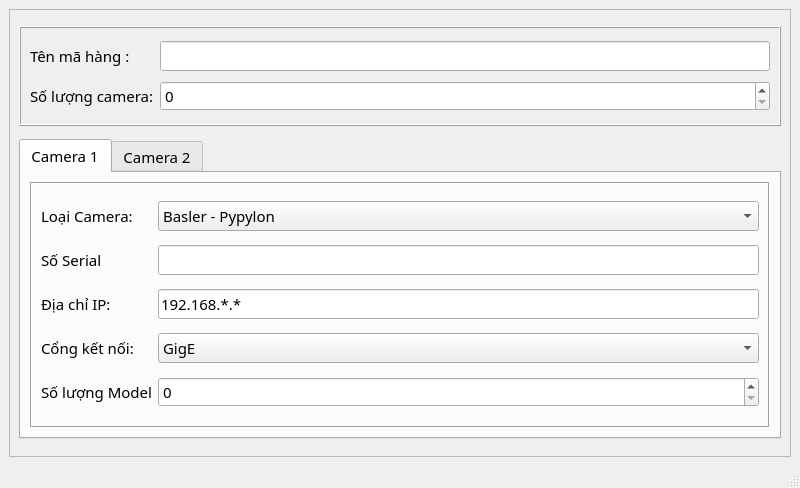
<?xml version="1.0" encoding="UTF-8"?>
<ui version="4.0">
 <class>MainWindow</class>
 <widget class="QMainWindow" name="MainWindow">
  <property name="geometry">
   <rect>
    <x>0</x>
    <y>0</y>
    <width>800</width>
    <height>488</height>
   </rect>
  </property>
  <property name="windowTitle">
   <string>MainWindow</string>
  </property>
  <widget class="QWidget" name="centralwidget">
   <layout class="QGridLayout" name="gridLayout">
    <item row="0" column="0">
     <widget class="QFrame" name="frame">
      <property name="frameShape">
       <enum>QFrame::StyledPanel</enum>
      </property>
      <property name="frameShadow">
       <enum>QFrame::Raised</enum>
      </property>
      <layout class="QGridLayout" name="gridLayout_4">
       <item row="0" column="0">
        <widget class="QFrame" name="frame_quanty_camera">
         <property name="maximumSize">
          <size>
           <width>16777215</width>
           <height>100</height>
          </size>
         </property>
         <property name="font">
          <font>
           <family>Malgun Gothic</family>
           <pointsize>11</pointsize>
           <weight>50</weight>
           <italic>false</italic>
           <bold>false</bold>
          </font>
         </property>
         <property name="frameShape">
          <enum>QFrame::Box</enum>
         </property>
         <property name="frameShadow">
          <enum>QFrame::Raised</enum>
         </property>
         <layout class="QGridLayout" name="gridLayout_2">
          <item row="0" column="0">
           <widget class="QLabel" name="label_name_itemcode">
            <property name="font">
             <font>
              <family>Malgun Gothic</family>
              <pointsize>11</pointsize>
              <weight>50</weight>
              <italic>false</italic>
              <bold>false</bold>
             </font>
            </property>
            <property name="text">
             <string>Tên mã hàng :</string>
            </property>
           </widget>
          </item>
          <item row="0" column="1">
           <widget class="QLineEdit" name="lineEdit_name_itemcod">
            <property name="maximumSize">
             <size>
              <width>16777215</width>
              <height>30</height>
             </size>
            </property>
            <property name="font">
             <font>
              <family>Malgun Gothic</family>
              <pointsize>11</pointsize>
              <weight>50</weight>
              <italic>false</italic>
              <bold>false</bold>
             </font>
            </property>
           </widget>
          </item>
          <item row="1" column="0">
           <widget class="QLabel" name="label_quanty_camera">
            <property name="font">
             <font>
              <family>Malgun Gothic</family>
              <pointsize>11</pointsize>
              <weight>50</weight>
              <italic>false</italic>
              <bold>false</bold>
             </font>
            </property>
            <property name="text">
             <string>Số lượng camera:</string>
            </property>
           </widget>
          </item>
          <item row="1" column="1">
           <widget class="QSpinBox" name="spinBox_quanty_cam">
            <property name="maximumSize">
             <size>
              <width>16777215</width>
              <height>30</height>
             </size>
            </property>
            <property name="font">
             <font>
              <family>Malgun Gothic</family>
              <pointsize>11</pointsize>
              <weight>50</weight>
              <italic>false</italic>
              <bold>false</bold>
             </font>
            </property>
           </widget>
          </item>
         </layout>
        </widget>
       </item>
       <item row="1" column="0">
        <widget class="QTabWidget" name="tab_camera">
         <property name="maximumSize">
          <size>
           <width>16777215</width>
           <height>300</height>
          </size>
         </property>
         <property name="font">
          <font>
           <family>Malgun Gothic</family>
           <pointsize>11</pointsize>
           <weight>50</weight>
           <italic>false</italic>
           <bold>false</bold>
          </font>
         </property>
         <property name="currentIndex">
          <number>0</number>
         </property>
         <widget class="QWidget" name="tab_cam_1">
          <attribute name="title">
           <string>Camera 1</string>
          </attribute>
          <layout class="QVBoxLayout" name="verticalLayout_3">
           <item>
            <widget class="QFrame" name="frame_2">
             <property name="maximumSize">
              <size>
               <width>16777215</width>
               <height>300</height>
              </size>
             </property>
             <property name="font">
              <font>
               <family>Malgun Gothic</family>
               <pointsize>11</pointsize>
               <weight>50</weight>
               <italic>false</italic>
               <bold>false</bold>
              </font>
             </property>
             <property name="frameShape">
              <enum>QFrame::Box</enum>
             </property>
             <property name="frameShadow">
              <enum>QFrame::Sunken</enum>
             </property>
             <layout class="QGridLayout" name="gridLayout_3">
              <item row="4" column="2">
               <widget class="QSpinBox" name="spinBox">
                <property name="maximumSize">
                 <size>
                  <width>16777215</width>
                  <height>30</height>
                 </size>
                </property>
                <property name="font">
                 <font>
                  <family>Malgun Gothic</family>
                  <pointsize>11</pointsize>
                  <weight>50</weight>
                  <italic>false</italic>
                  <bold>false</bold>
                 </font>
                </property>
               </widget>
              </item>
              <item row="1" column="0">
               <widget class="QLabel" name="label_5">
                <property name="font">
                 <font>
                  <family>Malgun Gothic</family>
                  <pointsize>11</pointsize>
                  <weight>50</weight>
                  <italic>false</italic>
                  <bold>false</bold>
                 </font>
                </property>
                <property name="text">
                 <string>Số Serial</string>
                </property>
               </widget>
              </item>
              <item row="0" column="2">
               <widget class="QComboBox" name="comboBox">
                <property name="maximumSize">
                 <size>
                  <width>16777215</width>
                  <height>30</height>
                 </size>
                </property>
                <property name="font">
                 <font>
                  <family>Malgun Gothic</family>
                  <pointsize>11</pointsize>
                  <weight>50</weight>
                  <italic>false</italic>
                  <bold>false</bold>
                 </font>
                </property>
                <item>
                 <property name="text">
                  <string>Basler - Pypylon</string>
                 </property>
                </item>
                <item>
                 <property name="text">
                  <string>HIK - MVS</string>
                 </property>
                </item>
                <item>
                 <property name="text">
                  <string>STC - Stviewer</string>
                 </property>
                </item>
               </widget>
              </item>
              <item row="2" column="0">
               <widget class="QLabel" name="label_2">
                <property name="font">
                 <font>
                  <family>Malgun Gothic</family>
                  <pointsize>11</pointsize>
                  <weight>50</weight>
                  <italic>false</italic>
                  <bold>false</bold>
                 </font>
                </property>
                <property name="text">
                 <string>Địa chỉ IP:</string>
                </property>
               </widget>
              </item>
              <item row="3" column="0">
               <widget class="QLabel" name="label_3">
                <property name="font">
                 <font>
                  <family>Malgun Gothic</family>
                  <pointsize>11</pointsize>
                  <weight>50</weight>
                  <italic>false</italic>
                  <bold>false</bold>
                 </font>
                </property>
                <property name="text">
                 <string>Cổng kết nối:</string>
                </property>
               </widget>
              </item>
              <item row="3" column="2">
               <widget class="QComboBox" name="comboBox_2">
                <property name="maximumSize">
                 <size>
                  <width>16777215</width>
                  <height>30</height>
                 </size>
                </property>
                <property name="font">
                 <font>
                  <family>Malgun Gothic</family>
                  <pointsize>11</pointsize>
                  <weight>50</weight>
                  <italic>false</italic>
                  <bold>false</bold>
                 </font>
                </property>
                <item>
                 <property name="text">
                  <string>GigE</string>
                 </property>
                </item>
                <item>
                 <property name="text">
                  <string>USB</string>
                 </property>
                </item>
                <item>
                 <property name="text">
                  <string>Enthernet</string>
                 </property>
                </item>
               </widget>
              </item>
              <item row="4" column="0">
               <widget class="QLabel" name="label_4">
                <property name="font">
                 <font>
                  <family>Malgun Gothic</family>
                  <pointsize>11</pointsize>
                  <weight>50</weight>
                  <italic>false</italic>
                  <bold>false</bold>
                 </font>
                </property>
                <property name="text">
                 <string>Số lượng Model</string>
                </property>
               </widget>
              </item>
              <item row="0" column="0">
               <widget class="QLabel" name="label">
                <property name="font">
                 <font>
                  <family>Malgun Gothic</family>
                  <pointsize>11</pointsize>
                  <weight>50</weight>
                  <italic>false</italic>
                  <bold>false</bold>
                 </font>
                </property>
                <property name="text">
                 <string>Loại Camera:</string>
                </property>
               </widget>
              </item>
              <item row="2" column="2">
               <widget class="QLineEdit" name="lineEdit">
                <property name="maximumSize">
                 <size>
                  <width>16777215</width>
                  <height>30</height>
                 </size>
                </property>
                <property name="font">
                 <font>
                  <family>Malgun Gothic</family>
                  <pointsize>11</pointsize>
                  <weight>50</weight>
                  <italic>false</italic>
                  <bold>false</bold>
                 </font>
                </property>
                <property name="text">
                 <string>192.168.*.*</string>
                </property>
               </widget>
              </item>
              <item row="1" column="2">
               <widget class="QLineEdit" name="lineEdit_2">
                <property name="font">
                 <font>
                  <family>Malgun Gothic</family>
                  <pointsize>11</pointsize>
                  <weight>50</weight>
                  <italic>false</italic>
                  <bold>false</bold>
                 </font>
                </property>
               </widget>
              </item>
             </layout>
            </widget>
           </item>
          </layout>
         </widget>
         <widget class="QWidget" name="tab_cam_2">
          <attribute name="title">
           <string>Camera 2</string>
          </attribute>
         </widget>
        </widget>
       </item>
      </layout>
     </widget>
    </item>
   </layout>
  </widget>
  <widget class="QMenuBar" name="menubar">
   <property name="geometry">
    <rect>
     <x>0</x>
     <y>0</y>
     <width>800</width>
     <height>21</height>
    </rect>
   </property>
  </widget>
  <widget class="QStatusBar" name="statusbar"/>
 </widget>
 <resources/>
 <connections/>
</ui>
